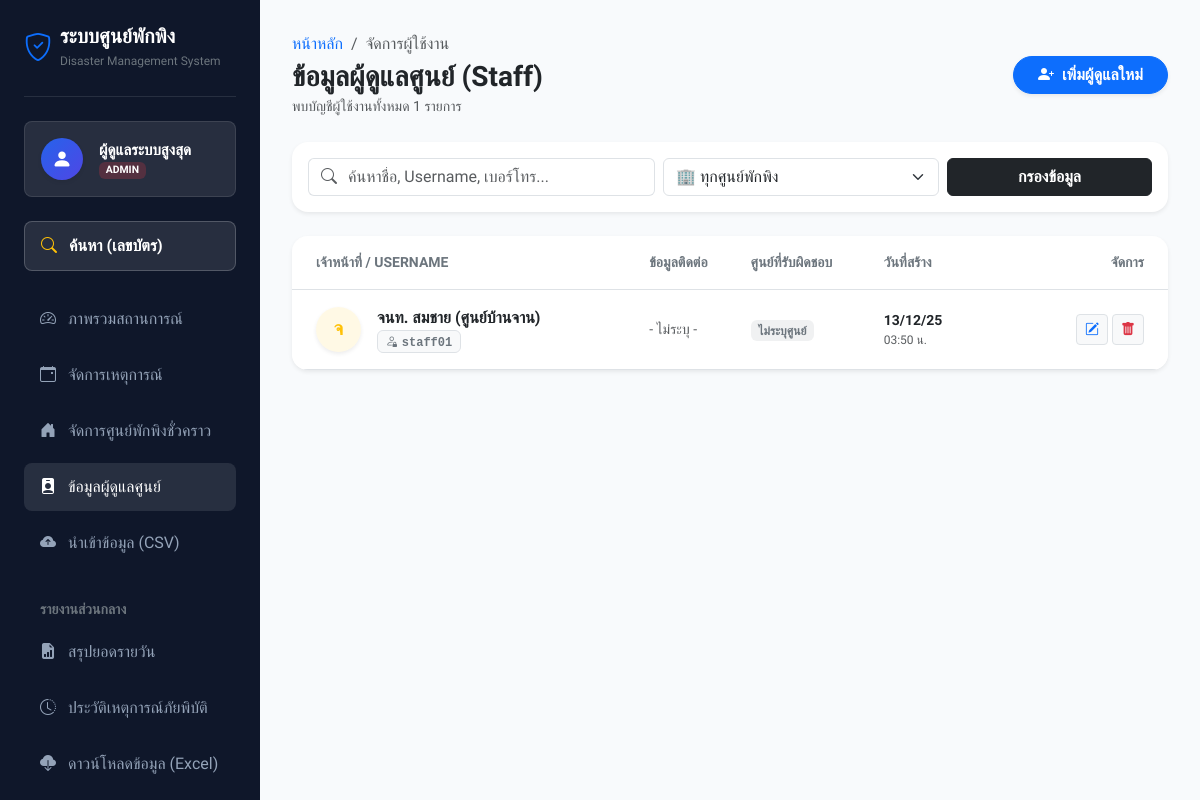
Page /caretaker_list.php (signed in) on the committed database.
### tables this page shows
CREATE TABLE `users` (
  `id` int(11) NOT NULL,
  `username` varchar(50) NOT NULL,
  `password` varchar(255) NOT NULL,
  `fullname` varchar(100) NOT NULL,
  `phone` varchar(20) DEFAULT NULL,
  `email` varchar(100) DEFAULT NULL,
  `role` enum('ADMIN','STAFF') DEFAULT 'STAFF',
  `shelter_id` int(11) DEFAULT NULL,
  `created_at` timestamp NOT NULL DEFAULT current_timestamp()
);

### caretaker_list.php (the view, shortened to what this page needs)
<?php
require_once 'config/db.php';
require_once 'includes/header.php';
$search = $_GET['search'] ?? '';
$params = [];
$sql = "SELECT u.*, s.name as shelter_name, s.district
        FROM users u
        LEFT JOIN shelters s ON u.shelter_id = s.id
        WHERE u.role = 'STAFF'";
$sql .= " ORDER BY u.created_at DESC";
$stmt = $pdo->prepare($sql);
$stmt->execute($params);
$users = $stmt->fetchAll();
?>
<div class="d-flex flex-column flex-md-row justify-content-between align-items-start align-items-md-center mb-4 gap-3">
    <div>
        <nav aria-label="breadcrumb">
            <ol class="breadcrumb mb-1 small">
                <li class="breadcrumb-item"><a href="index.php" class="text-decoration-none">หน้าหลัก</a></li>
                <li class="breadcrumb-item active">จัดการผู้ใช้งาน</li>
            </ol>
        </nav>
        <h3 class="fw-bold mb-0 text-dark">ข้อมูลผู้ดูแลศูนย์ (Staff)</h3>
        <span class="text-muted small">พบบัญชีผู้ใช้งานทั้งหมด <?php echo count($users); ?> รายการ</span>
    </div>
    <a href="caretaker_form.php" class="btn btn-primary d-flex align-items-center gap-2 shadow-sm fw-bold rounded-pill px-4">
        <i class="bi bi-person-plus-fill"></i>
        <span>เพิ่มผู้ดูแลใหม่</span>
    </a>
</div>
<div class="card card-modern border-0 mb-4 bg-white shadow-sm">
    <div class="card-body p-3">
        <form method="GET" class="row g-2 align-items-center">
            <div class="col-md-5">
                <div class="input-group">
                    <span class="input-group-text bg-white border-end-0 text-muted"><i class="bi bi-search"></i></span>
                    <input type="text" name="search" class="form-control border-start-0 ps-0" placeholder="ค้นหาชื่อ, Username, เบอร์โทร..." value="<?php echo htmlspecialchars($search); ?>">
                </div>
            </div>
            <div class="col-md-4">
                <select name="shelter_id" class="form-select" onchange="this.form.submit()">
                    <option value="all">🏢 ทุกศูนย์พักพิง</option>
                </select>
            </div>
            <div class="col-md-3">
                <div class="d-flex gap-2">
                    <button type="submit" class="btn btn-dark w-100 fw-bold">กรองข้อมูล</button>
                </div>
            </div>
        </form>
    </div>
</div>
<div class="card card-modern border-0 shadow-sm overflow-hidden">
    <div class="table-responsive">
        <table class="table table-hover align-middle mb-0">
            <thead class="bg-light">
                <tr>
                    <th class="ps-4 py-3 text-secondary text-uppercase small fw-bold">เจ้าหน้าที่ / Username</th>
                    <th class="py-3 text-secondary text-uppercase small fw-bold">ข้อมูลติดต่อ</th>
                    <th class="py-3 text-secondary text-uppercase small fw-bold">ศูนย์ที่รับผิดชอบ</th>
                    <th class="py-3 text-secondary text-uppercase small fw-bold">วันที่สร้าง</th>
                    <th class="py-3 text-end pe-4 text-secondary text-uppercase small fw-bold" style="min-width: 140px;">จัดการ</th>
                </tr>
            </thead>
            <tbody>
                <?php if (count($users) > 0): ?>
                    <?php foreach ($users as $row):
                        $avatar_char = mb_substr($row['fullname'], 0, 1);
                        $colors = ['primary', 'success', 'warning', 'info', 'danger', 'secondary'];
                        $color = $colors[$row['id'] % count($colors)];
                    ?>
                        <tr>
                            <td class="ps-4 py-3">
                                <div class="d-flex align-items-center gap-3">
                                    <div class="rounded-circle bg-<?php echo $color; ?> bg-opacity-10 text-<?php echo $color; ?> d-flex align-items-center justify-content-center fw-bold shadow-sm"
                                         style="width: 45px; height: 45px; font-size: 1.2rem;">
                                        <?php echo $avatar_char; ?>
                                    </div>
                                    <div>
                                        <div class="fw-bold text-dark"><?php echo $row['fullname']; ?></div>
                                        <div class="d-flex align-items-center gap-2">
                                            <span class="badge bg-light text-secondary border font-monospace small">
                                                <i class="bi bi-person-lock me-1"></i><?php echo $row['username']; ?>
                                            </span>
                                        </div>
                                    </div>
                                </div>
                            </td>
                            <td>
                                <div class="d-flex flex-column gap-1">
                                    <?php if(!$row['phone'] && !$row['email']): ?>
                                        <span class="text-muted small">- ไม่ระบุ -</span>
                                    <?php endif; ?>
                                </div>
                            </td>
                            <td>
                                <?php if ($row['shelter_name']): ?>
                                    <div class="d-flex align-items-center gap-2">
                                        <i class="bi bi-building-fill text-warning"></i>
                                        <div>
                                            <div class="text-dark small fw-bold"><?php echo $row['shelter_name']; ?></div>
                                            <div class="text-muted" style="font-size: 0.75rem;">อ.<?php echo $row['district']; ?></div>
                                        </div>
                                    </div>
                                <?php else: ?>
                                    <span class="badge bg-secondary bg-opacity-10 text-secondary">ไม่ระบุศูนย์</span>
                                <?php endif; ?>
                            </td>
                            <td>
                                <div class="text-dark small fw-bold"><?php echo date('d/m/y', strtotime($row['created_at'])); ?></div>
                                <div class="text-muted" style="font-size: 0.75rem;">
                                    <?php echo date('H:i', strtotime($row['created_at'])); ?> น.
                                </div>
                            </td>
                            <td class="text-end pe-4">
                                <div class="d-flex justify-content-end gap-1">
                                    <a href="caretaker_form.php?id=<?php echo $row['id']; ?>" class="btn btn-sm btn-light border text-primary" data-bs-toggle="tooltip" title="แก้ไขข้อมูล">
                                        <i class="bi bi-pencil-square"></i>
                                    </a>
                                    <button onclick="confirmDeleteUser(<?php echo $row['id']; ?>, '<?php echo $row['username']; ?>')"
                                            class="btn btn-sm btn-light border text-danger" data-bs-toggle="tooltip" title="ลบบัญชี">
                                        <i class="bi bi-trash-fill"></i>
                                    </button>
                                </div>
                            </td>
                        </tr>
                    <?php endforeach; ?>
                <?php else: ?>
                    <tr><td colspan="5" class="text-center py-5 text-muted bg-light">ไม่พบข้อมูลผู้ดูแลระบบตามเงื่อนไข</td></tr>
                <?php endif; ?>
            </tbody>
        </table>
    </div>
</div>
<?php require_once 'includes/footer.php'; ?>

### assets/css/style.css (style rules this page uses)
:root { --sidebar-width: 260px; --primary-color: #2563eb; --bg-color: #f8fafc; --sidebar-bg: #0f172a; --text-color: #334155; }
body { font-family: 'Sarabun', sans-serif; background-color: var(--bg-color); color: var(--text-color); overflow-x: hidden; }
.card-modern { background: white; border: 1px solid #e2e8f0; border-radius: 1rem; box-shadow: 0 1px 3px rgba(0,0,0,0.1); }

### rows in the picture
users: fullname "จ", fullname "จนท. สมชาย (ศูนย์บ้านจาน)", username "staff01", phone "- ไม่ระบุ -", created_at "13/12/25", created_at "03:50"

### other values in the picture
$_SESSION['fullname'] "ผู้ดูแลระบบสูงสุด"
$_SESSION['role'] "ADMIN"
count($users) "1"
